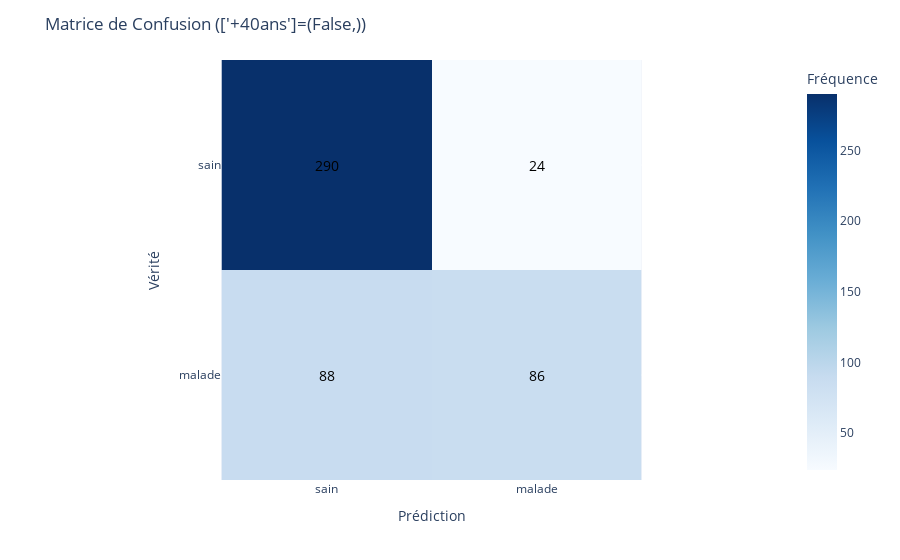
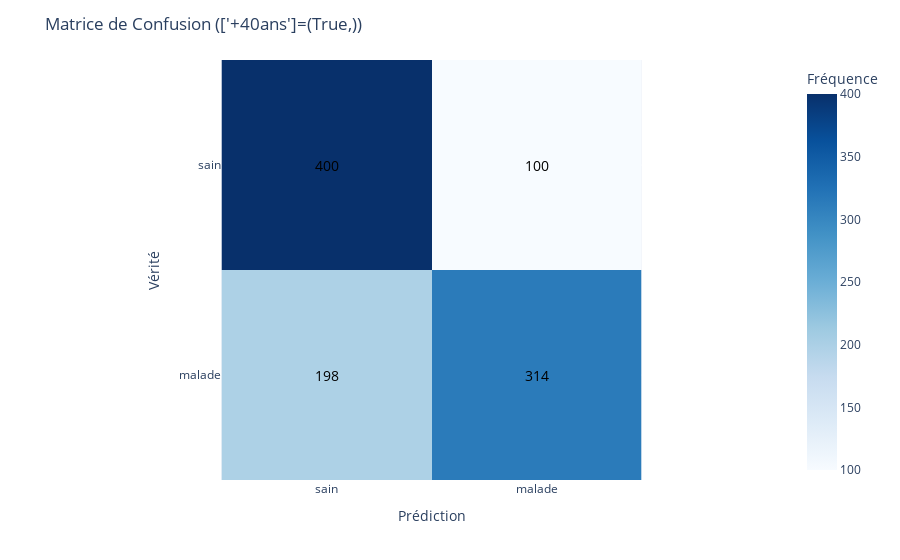

These figures' notebook cell, in order:
### Code cell
preddf['+40ans'] = preddf['Patient Age'] >= 40
plot_confusion_matrix_by_group(y_true, y_pred, preddf, group_columns=["+40ans"], labels=["sain", "malade"])

### Figure 1 — Plotly figure (JSON) as saved in the notebook; plotly's stock layout.template omitted (floating-point values rounded to 4 significant figures)
{"data": [{"coloraxis": "coloraxis", "hovertemplate": "Prédiction: %{x}<br>Vérité: %{y}<br>Fréquence: %{z}<extra></extra>", "name": "0", "type": "heatmap", "x": ["sain", "malade"], "xaxis": "x", "y": ["sain", "malade"], "yaxis": "y", "z": [[290, 24], [88, 86]]}], "layout": {"annotations": [{"align": "center", "font": {"color": "black", "size": 14}, "showarrow": false, "text": "290", "x": 0, "y": 0}, {"align": "center", "font": {"color": "black", "size": 14}, "showarrow": false, "text": "24", "x": 1, "y": 0}, {"align": "center", "font": {"color": "black", "size": 14}, "showarrow": false, "text": "88", "x": 0, "y": 1}, {"align": "center", "font": {"color": "black", "size": 14}, "showarrow": false, "text": "86", "x": 1, "y": 1}], "coloraxis": {"colorbar": {"title": {"text": "Fréquence"}}, "colorscale": [[0, "rgb(247,251,255)"], [0.125, "rgb(222,235,247)"], [0.25, "rgb(198,219,239)"], [0.375, "rgb(158,202,225)"], [0.5, "rgb(107,174,214)"], [0.625, "rgb(66,146,198)"], [0.75, "rgb(33,113,181)"], [0.875, "rgb(8,81,156)"], [1, "rgb(8,48,107)"]]}, "margin": {"t": 60}, "title": {"text": "Matrice de Confusion (['+40ans']=(False,))"}, "xaxis": {"anchor": "y", "constrain": "domain", "domain": [0, 1], "scaleanchor": "y", "title": {"text": "Prédiction"}}, "yaxis": {"anchor": "x", "autorange": "reversed", "constrain": "domain", "domain": [0, 1], "title": {"text": "Vérité"}}}}

### Figure 2 — Plotly figure (JSON) as saved in the notebook; plotly's stock layout.template omitted (floating-point values rounded to 4 significant figures)
{"data": [{"coloraxis": "coloraxis", "hovertemplate": "Prédiction: %{x}<br>Vérité: %{y}<br>Fréquence: %{z}<extra></extra>", "name": "0", "type": "heatmap", "x": ["sain", "malade"], "xaxis": "x", "y": ["sain", "malade"], "yaxis": "y", "z": [[400, 100], [198, 314]]}], "layout": {"annotations": [{"align": "center", "font": {"color": "black", "size": 14}, "showarrow": false, "text": "400", "x": 0, "y": 0}, {"align": "center", "font": {"color": "black", "size": 14}, "showarrow": false, "text": "100", "x": 1, "y": 0}, {"align": "center", "font": {"color": "black", "size": 14}, "showarrow": false, "text": "198", "x": 0, "y": 1}, {"align": "center", "font": {"color": "black", "size": 14}, "showarrow": false, "text": "314", "x": 1, "y": 1}], "coloraxis": {"colorbar": {"title": {"text": "Fréquence"}}, "colorscale": [[0, "rgb(247,251,255)"], [0.125, "rgb(222,235,247)"], [0.25, "rgb(198,219,239)"], [0.375, "rgb(158,202,225)"], [0.5, "rgb(107,174,214)"], [0.625, "rgb(66,146,198)"], [0.75, "rgb(33,113,181)"], [0.875, "rgb(8,81,156)"], [1, "rgb(8,48,107)"]]}, "margin": {"t": 60}, "title": {"text": "Matrice de Confusion (['+40ans']=(True,))"}, "xaxis": {"anchor": "y", "constrain": "domain", "domain": [0, 1], "scaleanchor": "y", "title": {"text": "Prédiction"}}, "yaxis": {"anchor": "x", "autorange": "reversed", "constrain": "domain", "domain": [0, 1], "title": {"text": "Vérité"}}}}
